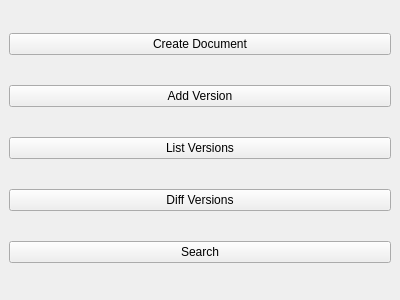
<?xml version="1.0" encoding="UTF-8"?>
<ui version="4.0">
 <class>MainWindow</class>
 <widget class="QMainWindow" name="MainWindow">
  <property name="geometry">
   <rect>
    <x>0</x>
    <y>0</y>
    <width>400</width>
    <height>300</height>
   </rect>
  </property>
  <widget class="QWidget" name="centralwidget">
   <layout class="QVBoxLayout" name="verticalLayout">
    <item>
     <widget class="QPushButton" name="createButton">
      <property name="text">
       <string>Create Document</string>
      </property>
     </widget>
    </item>
    <item>
     <widget class="QPushButton" name="addVersionButton">
      <property name="text">
       <string>Add Version</string>
      </property>
     </widget>
    </item>
    <item>
     <widget class="QPushButton" name="listButton">
      <property name="text">
       <string>List Versions</string>
      </property>
     </widget>
    </item>
    <item>
     <widget class="QPushButton" name="diffButton">
      <property name="text">
       <string>Diff Versions</string>
      </property>
     </widget>
    </item>
    <item>
     <widget class="QPushButton" name="searchButton">
      <property name="text">
       <string>Search</string>
      </property>
     </widget>
    </item>
   </layout>
  </widget>
 </widget>
 <resources/>
 <connections/>
</ui>
